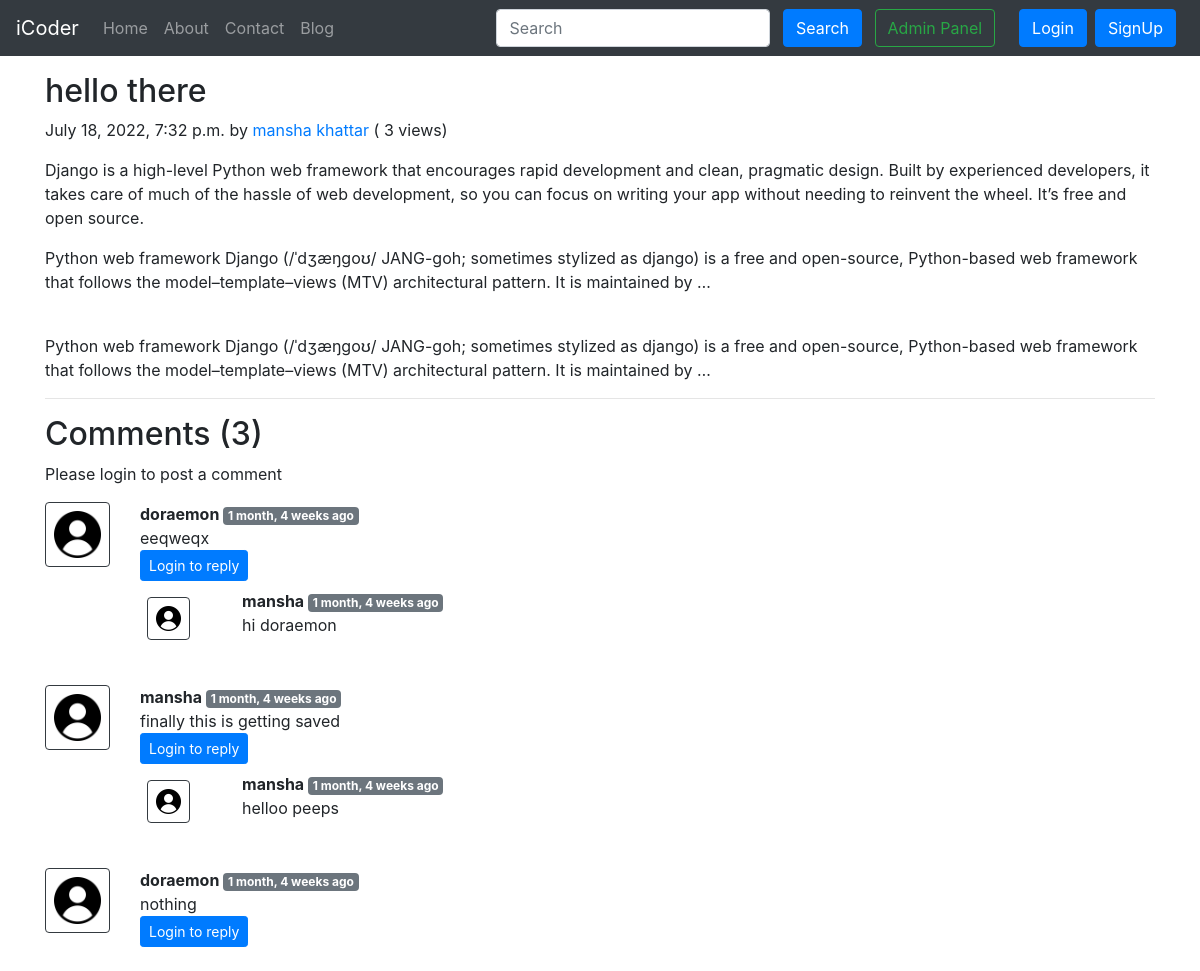
Screenshot of /blog/hello with the database file from the repository.
### blog/models.py (models this page shows, shortened)
class Post(models.Model):
    sno=models.AutoField(primary_key=True)
    title=models.CharField(max_length=255)
    author=models.CharField(max_length=14)
    slug=models.CharField(max_length=130)
    views= models.IntegerField(default=0)
    timeStamp=models.DateTimeField(blank=True)
    content=models.TextField()

class BlogComment(models.Model):
    sno= models.AutoField(primary_key=True)
    comment=models.TextField()
    user=models.ForeignKey(User, on_delete=models.CASCADE)
    post=models.ForeignKey(Post, on_delete=models.CASCADE)
    parent=models.ForeignKey('self',on_delete=models.CASCADE, null=True )
    timestamp= models.DateTimeField(default=now)

### blog/views.py (the view)
# urls.py: path('<str:slug>', views.blogPost, name="blogPost"),
def blogPost(request, slug):
    post=Post.objects.filter(slug=slug).first()
    post.views= post.views +1
    post.save()
    comments= BlogComment.objects.filter(post=post, parent=None)
    replies= BlogComment.objects.filter(post=post).exclude(parent=None)
    replyDict={}
    for reply in replies:
        if reply.parent.sno not in replyDict.keys():
            replyDict[reply.parent.sno]=[reply]
        else:
            replyDict[reply.parent.sno].append(reply)
    context={'post':post, 'comments': comments, 'user': request.user, 'replyDict': replyDict}
    return render(request, "blog/blogPost.html", context)

### blog/templatetags/extras.py (called while the page is built)
@register.filter(name='get_val')
def get_val(dict, key):
    return dict.get(key)

### templates/blog/blogPost.html (shortened to what this page needs)
{% extends 'base.html' %}
{% block body %}
{% load humanize %}
{% load extras %}
<div class="container my-3">
    <h2 class="blog-post-title">{{post.title}}</h2>
    <p class="blog-post-meta">{{post.timeStamp}} by <a href="/about">{{post.author}}</a> (<span > {{post.views}} views</span>)</p>
    <p>{{post.content|safe}}</p>
    <hr>
</div>
<div class="container">
    <h2> Comments ({{comments.count}}) </h2>
    <div class="my-2">
        {% if user.is_authenticated %}
        <form action="/blog/postComment" method="post">
            {% csrf_token %}
            <div class="form-group">
                <label for="exampleInputEmail1">Post Comment </label>
                <input type="text" class="form-control" name="comment" placeholder="Enter comment here">
            </div>
            <input type="hidden" name="postSno" value="{{post.sno}}">
            <input type="hidden" name="parentSno" value="">
            <button type="submit" class="btn btn-primary">Submit</button>
        </form>
        {% else %}
        Please login to post a comment
        {% endif %}
    </div>
    {% for comment in comments %}
    <div class="row my-3">
        <div class="col-md-1  ">
            <img class="rounded mx-auto d-block w-100 border border-dark p-2" src="/static/img/user.png" alt="user">
        </div>
        <div class="col-md-11 ">
            <b> {{comment.user.username}} </b> <span class="badge badge-secondary ">{{comment.timestamp| naturaltime}}</span>
            <div>{{comment.comment}}</div>
            <div class="reply mx-0">
                {% if user.is_authenticated %}
                <button class="btn btn-sm btn-primary" type="button" data-toggle="collapse" data-target="#replyBox{{comment.sno}}" aria-expanded="false" aria-controls="replyBox{{comment.sno}}">
                    Reply
                </button>
                <div class="collapse" id="replyBox{{comment.sno}}">
                    <div class="card card-body my-2">
                        <form action="/blog/postComment" method="post">
                            {% csrf_token %}
                            <div class="form-group">
                                <label for="comment">Post a reply </label>
                                <input type="text" class="form-control" name="comment" placeholder="Enter comment here">
                                <input type="hidden" name="parentSno" value="{{comment.sno}}">
                            </div>
                            <input type="hidden" name="postSno" value="{{post.sno}}">
                            <button type="submit" class="btn btn-primary">Submit</button>
                        </form>
                    </div>
                </div>
                {% else %}
                <button class="btn btn-sm btn-primary" type="button" data-toggle="collapse" data-target="#replyBox{{comment.sno}}" aria-expanded="false" aria-controls="replyBox{{comment.sno}}">
                    Login to reply
                </button>
                {% endif %}
                <div class="replies my-2 ">
                    {% for reply in replyDict|get_val:comment.sno %}
                    <div class="row my-2">
                        <div class="col-md-1 ">
                            <img class="rounded mx-auto d-block w-75 my-2 border border-dark p-2" src="/static/img/user.png" alt="user">
                        </div>
                        <div class="col-md-11">
                            <div class="col-md-11 ">
                                <b> {{reply.user.username}} </b> <span class="badge badge-secondary ">{{reply.timestamp| naturaltime}}</span>
                                <div>{{reply.comment}}</div>
                            </div>
                            <br>
                        </div>
                    </div>
                    {% endfor %}
                </div>
            </div>
        </div>
    </div>
    {% endfor %}
</div>
{% endblock %}

### templates/base.html (shortened to what this page needs)
<!doctype html>
<html lang="en">
  <head>
    <link rel="stylesheet" href="https://stackpath.bootstrapcdn.com/bootstrap/4.5.2/css/bootstrap.min.css">
  </head>
  <body>
    <nav class="navbar navbar-expand-lg navbar-dark bg-dark">
        <a class="navbar-brand" href="/">iCoder</a>
        <div class="collapse navbar-collapse" id="navbarSupportedContent">
          <ul class="navbar-nav mr-auto">
            <li class="nav-item {% block homeactive %}  {% endblock homeactive %}">
              <a class="nav-link" href="/">Home <span class="sr-only">(current)</span></a>
            </li>
            <li class="nav-item {% block aboutactive %}  {% endblock aboutactive %}" >
              <a class="nav-link" href="/about">About</a>
            </li>
            <li class="nav-item {% block contactactive %}  {% endblock contactactive %} ">
              <a class="nav-link" href="/contact">Contact</a>
            </li>
            <li class="nav-item {% block blogactive %}  {% endblock blogactive %} ">
              <a class="nav-link" href="/blog">Blog</a>
            </li>
          </ul>
          <div class="ml-auto form-inline ">
          <form method="get" action="/search"class="my-2 my-lg-0 mx-3">
            <input class="form-control mr-sm-2" type="search" placeholder="Search" aria-label="Search" name="query" id="query">
            <button class="btn btn-primary my-2 my-sm-0 " type="submit">Search</button>
            <a href="/admin" role="button" target="_blank" class="btn btn-outline-success m-2 my-sm-0"> Admin Panel </a>
          </form>
{% if user.is_authenticated %}
<ul class="navbar-nav mr-2">
<li class="nav-item dropdown">
<a class="nav-link dropdown-toggle" href='#' id="navbarDropdown" role="button" data-toggle="dropdown"> Welcome {{request.user}}</a>
<div class="dropdown-menu" aria-labelledby="navbarDropdown">
          <a class="dropdown-item" href="/logout">Logout</a>
        </div>
      </li>
      </ul>
      </div>
{% else %}
<button type="button" class="btn btn-primary mr-2" data-toggle="modal" data-target="#loginModal">
Login
</button>
<button type="button" class="btn btn-primary mr-2" data-toggle="modal" data-target="#signupModal">
SignUp
</button>
{% endif %}
        </div>
      </nav>
      {% block body %}  {% endblock body %}
  </body>
</html>

### rows the page displays
Post: title "hello there", timeStamp "July 18, 2022, 7:32 p.m.", author "mansha khattar", views "3", content "Django is a high-level Python web framework that encourages rapid development and clean, pragmatic design. Built by experienced developers, it takes care of much of the hassle of web development, so you can focus on writing your app without needing to reinvent the wheel. It’s free and open source. Python web framework Django (/ˈdʒæŋɡoʊ/ JANG-goh; sometimes stylized as django) is a free and open-source, Python-based web framework that follows the model–template–views (MTV) architectural pattern. It is maintained by … Python web framework Django (/ˈdʒæŋɡoʊ/ JANG-goh; sometimes stylized as django) is a free and open-source, Python-based web framework that follows the model–template–views (MTV)…"
BlogComment: user.username "doraemon", timestamp "1 month, 4 weeks ago", comment "eeqweqx"
BlogComment: user.username "mansha", timestamp "1 month, 4 weeks ago", comment "hi doraemon"
BlogComment: user.username "mansha", timestamp "1 month, 4 weeks ago", comment "finally this is getting saved"
BlogComment: user.username "mansha", timestamp "1 month, 4 weeks ago", comment "helloo peeps"
BlogComment: user.username "doraemon", timestamp "1 month, 4 weeks ago", comment "nothing"

### other values shown
{{ comments.count }} "3"
